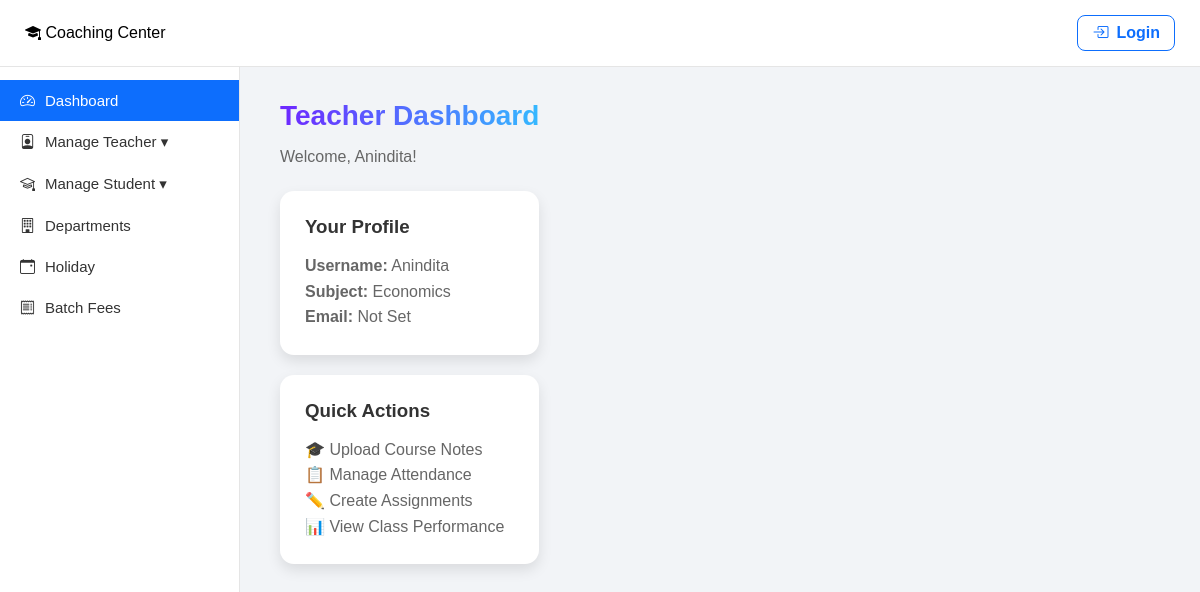
Screenshot of /dashboard/teacher/ (signed in) with the database file from the repository.
### Home/models.py (models this page shows)
class User(AbstractUser):
    ROLE_CHOICES = (
        ('admin', 'Admin'),
        ('teacher', 'Teacher'),
        ('student', 'Student'),
    )
    role = models.CharField(max_length=20, choices=ROLE_CHOICES, default='student')
    subject = models.CharField(max_length=100, blank=True, null=True)
    student_class = models.CharField(max_length=50, blank=True, null=True)
    department = models.ForeignKey('Department', on_delete=models.SET_NULL, null=True, blank=True)
    salary_pending = models.BooleanField(default=True)
    salary_till_date = models.DateField(null=True, blank=True)
    fee_pending = models.BooleanField(default=True)
    fee_till_date = models.DateField(null=True, blank=True)
    objects = CustomUserManager()

### Home/views.py (the view)
# urls.py: path('dashboard/teacher/', views.teacher_dashboard, name="teacher_dashboard"),
@login_required
def teacher_dashboard(request):
    if request.user.role != "teacher":
        return HttpResponseForbidden("Not allowed.")
    return render(request, "dashboard/teacher.html")

### templates/dashboard/teacher.html (shortened to what this page needs)
{% extends "base.html" %}
{% block content %}
<div class="page-content">
    <h2>Teacher Dashboard</h2>
    <p style="color: #666; font-size: 16px;">Welcome, {{ user.username }}!</p>
</div>
<div class="card">
    <h3>Your Profile</h3>
    <p><strong>Username:</strong> {{ user.username }}</p>
    <p><strong>Subject:</strong> {{ user.subject|default:"Not Assigned" }}</p>
    <p><strong>Email:</strong> {{ user.email|default:"Not Set" }}</p>
</div>
<div class="card">
    <h3>Quick Actions</h3>
    <p>🎓 Upload Course Notes</p>
    <p>📋 Manage Attendance</p>
    <p>✏️ Create Assignments</p>
    <p>📊 View Class Performance</p>
</div>
{% endblock %}

### templates/base.html (style rules this page uses)
* { margin: 0; padding: 0; box-sizing: border-box; font-family: Arial, Helvetica, sans-serif; }
body { background: #f2f4f7; display: flex; }

### templates/dashboard/teacher.html (style rules this page uses)
.page-content { margin-bottom: 25px; }
h2 { font-size: 28px; font-weight: 700; margin-bottom: 16px; background: linear-gradient(90deg, #6e27ff, #35b8ff); -webkit-background-clip: text; color: transparent; }
.card { background: #fff; border-radius: 14px; padding: 25px; margin-top: 20px; box-shadow: 0 6px 14px rgba(0,0,0,0.1); }
.card h3 { color: #333; margin-bottom: 15px; }
.card p { color: #666; line-height: 1.6; }

### rows the page displays
User: username "Anindita", subject "Economics", email "Not Set"
